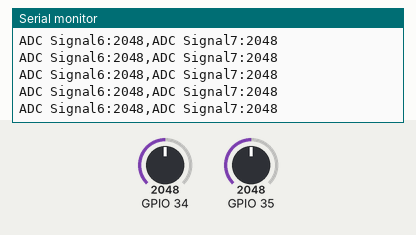
The sketch below on a simulated ESP32. Shown: the last lines printed to the serial monitor. The test bench sets the inputs (shaded band); at power-on: GPIO 34 = 2048, GPIO 35 = 2048.

Above: at 1.2 s.
1.3 s: GPIO 34 set to 1040
At 2.1 s:
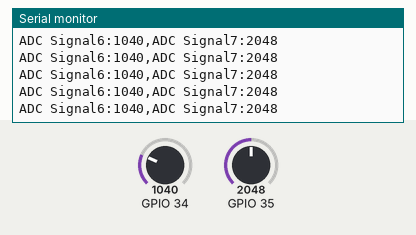
4.3 s: GPIO 34 set to 945
At 5.4 s:
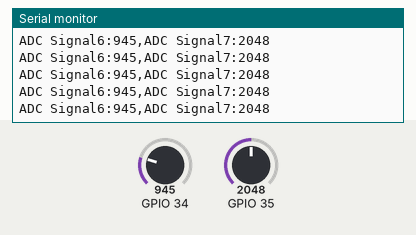
Timing chart, 0 to 7.3 s (numbered marks = the images above; inputs shaded):
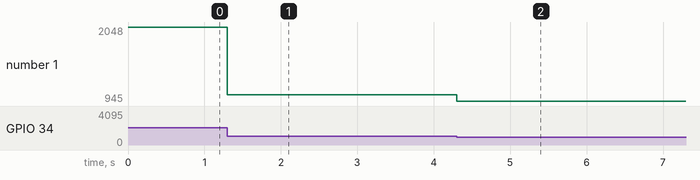

The sketch:

ADCMicTest.ino
```cpp
#include <driver/adc.h>
#include "esp_adc_cal.h"
int static_variable = 1024;

esp_adc_cal_characteristics_t *adc_chars;
void setup() {
  // put your setup code here, to run once:
  Serial.begin(115200);

  adc1_config_width(ADC_WIDTH_12Bit); // configure the analogue to digital converter
  adc1_config_channel_atten(ADC1_CHANNEL_6, ADC_ATTEN_11db);
  adc1_config_channel_atten(ADC1_CHANNEL_7, ADC_ATTEN_11db);
}

void loop() {
  // put your main code here, to run repeatedly:

  Serial.print("ADC Signal6:");

  Serial.print(adc1_get_raw(ADC1_CHANNEL_6), DEC);

  Serial.print(",");

  Serial.print("ADC Signal7:");

  Serial.println(adc1_get_raw(ADC1_CHANNEL_7), DEC);
}
```

Measured:
- after the input at 1.3 s, the serial monitor: prints a new line at once (image 1)
- after the input at 4.3 s, the serial monitor: prints a new line at once (image 2)
- plotted number 1: 2048 → 1040 after the input at 1.3 s, 1040 → 945 after the input at 4.3 s
